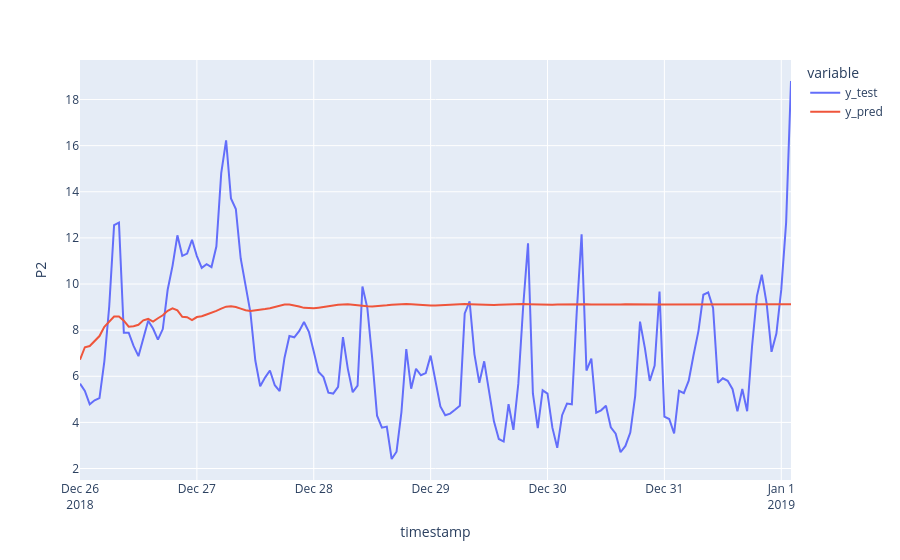

Notebook cell for this chart:
### Code cell
fig = px.line(df_pred_test, labels={"value": "P2"})
fig.show()

### Figure 1 — Plotly figure (JSON) as saved in the notebook; plotly's stock layout.template omitted (floating-point values rounded to 4 significant figures; data arrays with more than 128 entries replaced by an {"elided": "..."} marker saying what was removed)
{"data": [{"hovertemplate": "variable=y_test<br>timestamp=%{x}<br>P2=%{y}<extra></extra>", "legendgroup": "y_test", "line": {"color": "#636efa", "dash": "solid"}, "marker": {"symbol": "circle"}, "mode": "lines", "name": "y_test", "orientation": "v", "showlegend": true, "type": "scatter", "x": {"elided": "147 str values"}, "xaxis": "x", "y": {"elided": "147 float values"}, "yaxis": "y"}, {"hovertemplate": "variable=y_pred<br>timestamp=%{x}<br>P2=%{y}<extra></extra>", "legendgroup": "y_pred", "line": {"color": "#EF553B", "dash": "solid"}, "marker": {"symbol": "circle"}, "mode": "lines", "name": "y_pred", "orientation": "v", "showlegend": true, "type": "scatter", "x": {"elided": "147 str values"}, "xaxis": "x", "y": {"elided": "147 float values"}, "yaxis": "y"}], "layout": {"legend": {"title": {"text": "variable"}, "tracegroupgap": 0}, "margin": {"t": 60}, "xaxis": {"anchor": "y", "domain": [0, 1], "title": {"text": "timestamp"}}, "yaxis": {"anchor": "x", "domain": [0, 1], "title": {"text": "P2"}}}}
